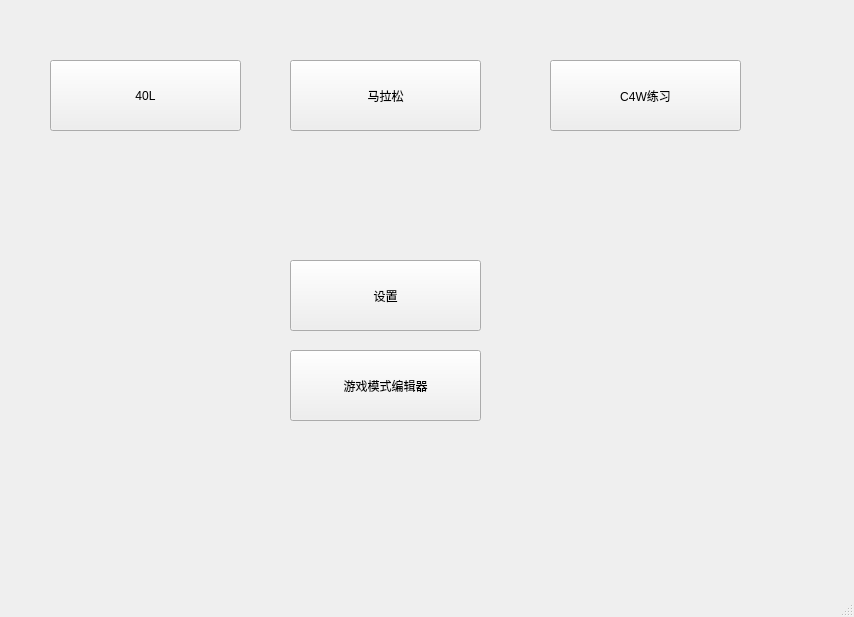
<?xml version="1.0" encoding="UTF-8"?>
<ui version="4.0">
 <class>MainWindow</class>
 <widget class="QMainWindow" name="MainWindow">
  <property name="geometry">
   <rect>
    <x>0</x>
    <y>0</y>
    <width>854</width>
    <height>617</height>
   </rect>
  </property>
  <property name="windowTitle">
   <string>MainWindow</string>
  </property>
  <widget class="QWidget" name="centralwidget">
   <widget class="QPushButton" name="FortyBtn">
    <property name="geometry">
     <rect>
      <x>50</x>
      <y>60</y>
      <width>191</width>
      <height>71</height>
     </rect>
    </property>
    <property name="text">
     <string>40L</string>
    </property>
   </widget>
   <widget class="QPushButton" name="settingButton">
    <property name="geometry">
     <rect>
      <x>290</x>
      <y>260</y>
      <width>191</width>
      <height>71</height>
     </rect>
    </property>
    <property name="text">
     <string>设置</string>
    </property>
   </widget>
   <widget class="QPushButton" name="modeCreatorButton">
    <property name="geometry">
     <rect>
      <x>290</x>
      <y>350</y>
      <width>191</width>
      <height>71</height>
     </rect>
    </property>
    <property name="text">
     <string>游戏模式编辑器</string>
    </property>
   </widget>
   <widget class="QPushButton" name="maraBtn">
    <property name="geometry">
     <rect>
      <x>290</x>
      <y>60</y>
      <width>191</width>
      <height>71</height>
     </rect>
    </property>
    <property name="text">
     <string>马拉松</string>
    </property>
   </widget>
   <widget class="QPushButton" name="c4wBtn">
    <property name="geometry">
     <rect>
      <x>550</x>
      <y>60</y>
      <width>191</width>
      <height>71</height>
     </rect>
    </property>
    <property name="text">
     <string>C4W练习</string>
    </property>
   </widget>
  </widget>
  <widget class="QMenuBar" name="menubar">
   <property name="geometry">
    <rect>
     <x>0</x>
     <y>0</y>
     <width>854</width>
     <height>26</height>
    </rect>
   </property>
  </widget>
  <widget class="QStatusBar" name="statusbar"/>
 </widget>
 <resources/>
 <connections/>
</ui>
